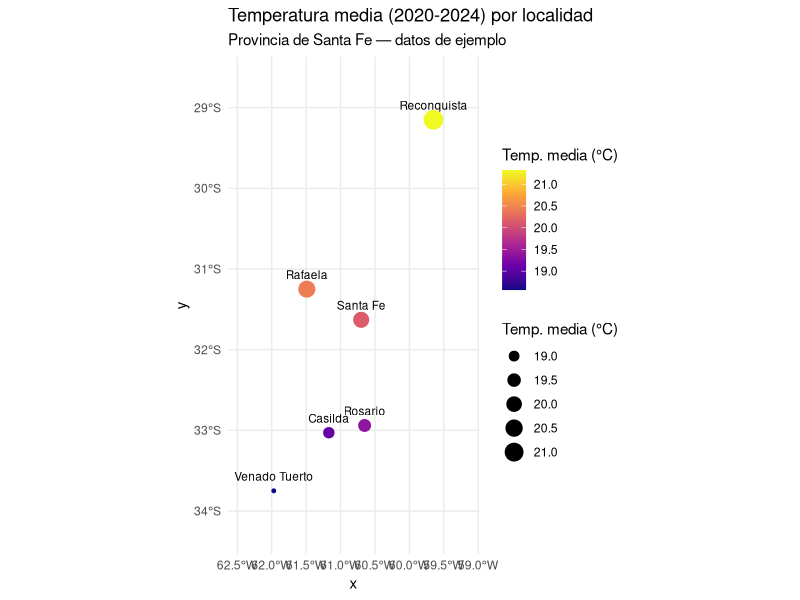
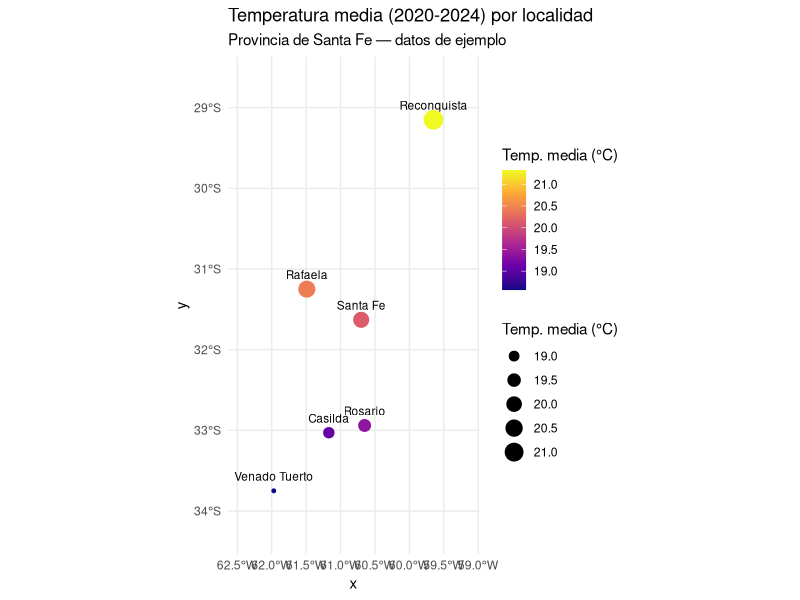

These figures' R source, in order: (Note: this script raises an error after producing the figures.)
# =============================================================================
# Sesión 2 · Bloque 1 (90 min)
# Datos espaciales vectoriales con sf: CRS y mapa temático con ggplot2 + sf
# =============================================================================
#
# OBJETIVO DE ESTE BLOQUE
# Convertir una tabla con coordenadas en un objeto espacial, entender qué es
# un CRS (sistema de coordenadas de referencia), hacer una operación espacial
# simple y producir un mapa temático.

library(dplyr)
library(sf)
library(ggplot2)

# -----------------------------------------------------------------------------
# 1. De tabla a objeto espacial: st_as_sf()
# -----------------------------------------------------------------------------
# Partimos de una tabla común (lat/lon como columnas numéricas) y la
# convertimos en un objeto sf, que R reconoce como espacial.

estaciones <- read.csv("data/estaciones.csv")
head(estaciones)

estaciones_sf <- st_as_sf(
  estaciones,
  coords = c("lon", "lat"),  # OJO: siempre longitud primero, latitud después
  crs = 4326                 # EPSG:4326 = WGS84, el sistema lat/lon estándar
)

estaciones_sf

# La diferencia clave: ahora hay una columna "geometry" y el objeto "sabe"
# en qué sistema de coordenadas está.
class(estaciones_sf)
st_crs(estaciones_sf)$input  # nombre corto del CRS

# -----------------------------------------------------------------------------
# 2. ¿Qué es un CRS y por qué importa?
# -----------------------------------------------------------------------------
# Un CRS define cómo se traducen coordenadas (esféricas, en grados) a un plano.
# EPSG:4326 (lat/lon, WGS84) es el más común para almacenar datos, pero NO es
# ideal para medir distancias o áreas en metros porque los grados no
# representan una distancia constante en toda la Tierra.
#
# Para cálculos métricos en Argentina se suele reproyectar a un sistema en
# metros, por ejemplo POSGAR 2007 / Faja 5 (EPSG:5346) para la región centro.

estaciones_metros <- st_transform(estaciones_sf, crs = 5346)
st_crs(estaciones_metros)$input

# -----------------------------------------------------------------------------
# 3. Una operación espacial simple: distancias entre estaciones
# -----------------------------------------------------------------------------
# st_distance() requiere un CRS métrico para que el resultado esté en metros.
distancias <- st_distance(estaciones_metros)
distancias_km <- round(as.numeric(distancias) / 1000)
matriz_distancias_km <- matrix(distancias_km, nrow = nrow(estaciones_metros),
                                dimnames = list(estaciones_metros$sitio, estaciones_metros$sitio))
matriz_distancias_km

# ¿Cuáles son las dos localidades más alejadas entre sí?
diag(matriz_distancias_km) <- NA
which(matriz_distancias_km == max(matriz_distancias_km, na.rm = TRUE), arr.ind = TRUE)

# -----------------------------------------------------------------------------
# 4. Buffer: área de influencia alrededor de un punto
# -----------------------------------------------------------------------------
# Ejemplo: un radio de 50 km alrededor de cada estación (útil para pensar en
# área de representatividad de una estación meteorológica).
buffers_50km <- st_buffer(estaciones_metros, dist = 50000)  # distancia en metros

# -----------------------------------------------------------------------------
# 5. Combinar con los datos climáticos: mapa temático
# -----------------------------------------------------------------------------
# Unimos el resumen de temperatura promedio (calculado en la Sesión 1) a la
# capa espacial, para colorear cada punto según su temperatura.
datos <- read.csv("data/datos_climaticos_santafe.csv")

resumen_temp <- datos |>
  group_by(sitio) |>
  summarize(temp_promedio = mean(temperatura_media_c), .groups = "drop")

estaciones_mapa <- estaciones_sf |>
  left_join(resumen_temp, by = "sitio")

estaciones_mapa

# Mapa temático: puntos coloreados según temperatura promedio
# (se amplían los límites del mapa con coord_sf() para que las etiquetas de
# las localidades no queden recortadas en los bordes)
bbox <- st_bbox(estaciones_mapa)
margen <- 0.5  # grados de margen alrededor de los puntos

mapa_temperatura <- ggplot(estaciones_mapa) +
  geom_sf(aes(color = temp_promedio, size = temp_promedio)) +
  geom_sf_text(aes(label = sitio), nudge_y = 0.18, size = 3) +
  coord_sf(
    xlim = c(bbox["xmin"] - margen, bbox["xmax"] + margen),
    ylim = c(bbox["ymin"] - margen, bbox["ymax"] + margen)
  ) +
  scale_color_viridis_c(option = "plasma") +
  labs(
    title = "Temperatura media (2020-2024) por localidad",
    subtitle = "Provincia de Santa Fe — datos de ejemplo",
    color = "Temp. media (°C)",
    size = "Temp. media (°C)"
  ) +
  theme_minimal()

mapa_temperatura

ggsave("sesion-2-espacial-rmarkdown/mapa_temperatura.png",
       plot = mapa_temperatura, width = 7, height = 8, dpi = 150)

# -----------------------------------------------------------------------------
# 6. Guardar la capa espacial para usarla después (formato GeoPackage)
# -----------------------------------------------------------------------------
# GeoPackage (.gpkg) es preferible a Shapefile: un solo archivo, sin límite de
# 10 caracteres en nombres de columna, y sin problemas de encoding.
st_write(estaciones_mapa, "sesion-2-espacial-rmarkdown/estaciones_temperatura.gpkg",
         delete_dsn = TRUE, quiet = TRUE)

# -----------------------------------------------------------------------------
# 7. Ejercicio con datos propios
# -----------------------------------------------------------------------------
# Si tu dataset tiene coordenadas propias:
# a) Convertilo a objeto sf con st_as_sf().
# b) Reproyectalo a un CRS métrico apropiado para tu zona de estudio.
# c) Producí un mapa temático con geom_sf() coloreando por tu variable de
#    interés. Este mapa es el que vamos a insertar en el paper del Bloque 4.
